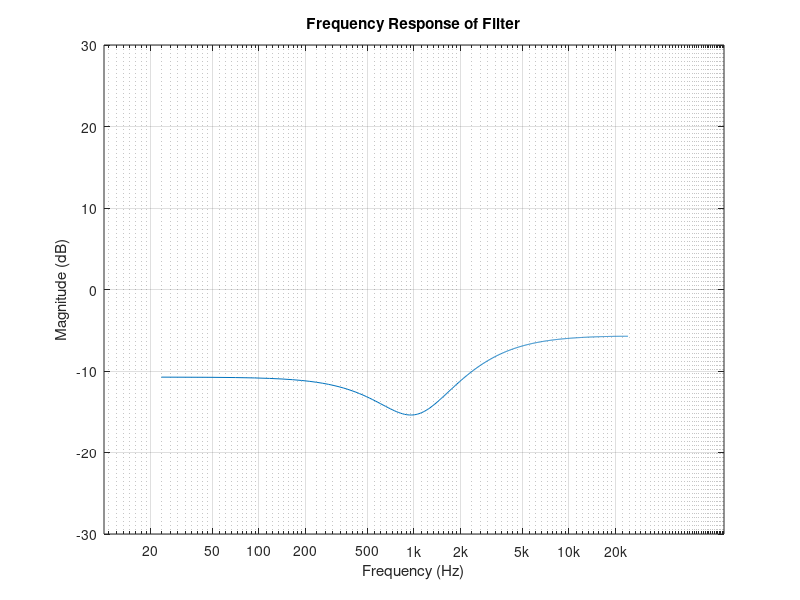

MATLAB code to generate this figure:
% BigMuff Tone Stage

clear; clc; close all;

% sampling frequency and time
Fs = 48000;
Ts = 1/Fs;

% Components
C9 = 4e-9;          % 4nF Capacitor
CR9 = Ts/(2*C9);    %Capacitor Resistance
CX9 = 0;            %Capacitor State

C8 = 10e-9;         % 10nF Capacitor
CR8 = Ts/(2*C8);    %Capacitor Resistance
CX8 = 0;            %Capacitor State

R8 = 39e3;            % Resistor (39kOhms)
R5 = 22e3;            % Resistor (22kOhms)

Tone = 100e3;      % 100K resistor
ToneAlpha = .5;     % position of the pot
ToneA = (1-ToneAlpha) * Tone;
ToneB = ToneAlpha * Tone;

%Filter Coefficients
a = ((1/CR8) + (1/ToneB) + (1/R8));
b = ((1/R5) + (1/ToneA) + (1/CR9));

% initialize input and output
Vin = [1; zeros(2047,1)];
N = length(Vin);
Vout = zeros(N,1);

for n = 1:N
  %use Va and Vb for State Update equations
  Va = ((Vin(n)/R8) + (Vout(n)/ToneB) + CX8) / a;
  Vb = (((Vout(n)/ToneA) - CX9) + (Vin(n)/CR9)) / b;

  Vout(n) = ((ToneA / a) * (Vin(n) / R8 + CX8) + (ToneB / b) * (-CX9 + Vin(n) / CR9)) / (ToneA + ToneB - (ToneA / (a * ToneB)) - (ToneB / (b * ToneA)));


  %capacitor state update
  CX8 = (2/CR8) * Va - CX8;
  CX9 = (2/CR9) * (Vin(n) - Vb) - CX9;



end

% Perform FFT
Vout_fft = fft(Vout);

% Compute the magnitude of the frequency response
Vout_magnitude = abs(Vout_fft(1:N/2+1)); % Only keep the positive frequencies

% Compute the frequency axis
frequencies = (0:N/2) * (Fs / N);

% Plot the magnitude of the frequency response on a logarithmic scale
figure;
semilogx(frequencies, 20*log10(Vout_magnitude));
title('Frequency Response of Filter');
xlabel('Frequency (Hz)');
ylabel('Magnitude (dB)');
grid on;

% Customize x-axis ticks for better readability
xticks = [20, 50, 100, 200, 500, 1e3, 2e3, 5e3, 10e3, 20e3];
set(gca, 'XTick', xticks);
set(gca, 'XTickLabel', {'20', '50', '100', '200', '500', '1k', '2k', '5k', '10k', '20k'});

% Set y-axis limits
ylim([-30 30]);

grid on;
